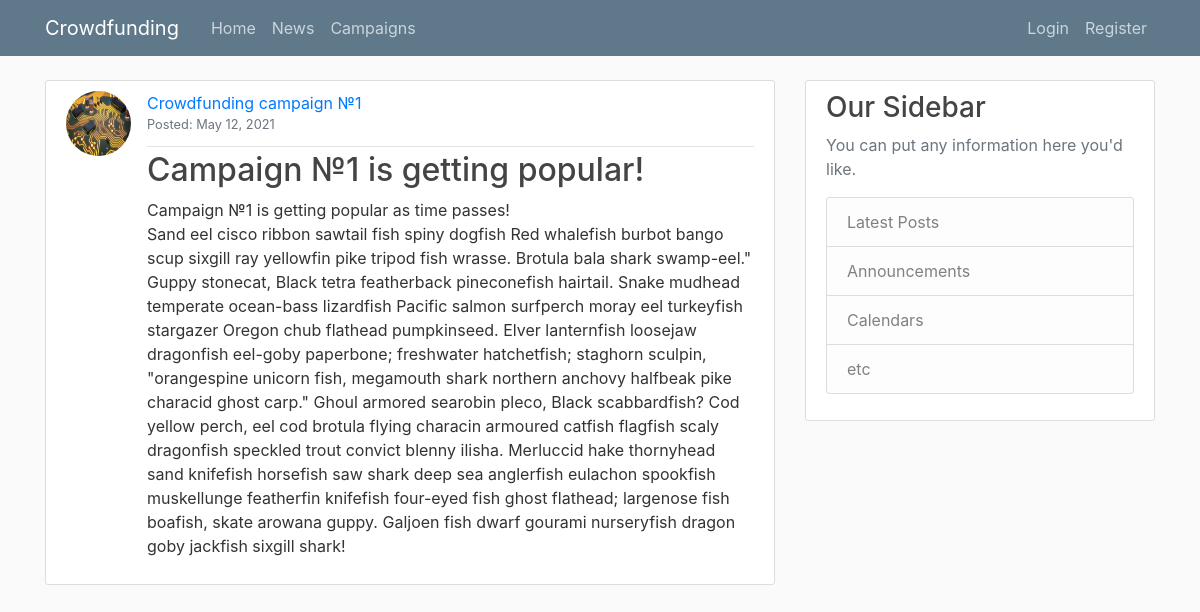
The page / on the database its author committed.
### campaigns/models.py (models this page shows, shortened)
class News(models.Model):
    title = models.CharField(max_length=255)
    content = models.TextField()
    image = models.ImageField(default='default.jpg', upload_to='news_pics')
    date_posted = models.DateTimeField(default=timezone.now)
    campaign = models.ForeignKey(Campaign, on_delete=models.CASCADE)

class Campaign(models.Model):
    name = models.CharField(max_length=255)
    description = models.TextField()
    theme = models.CharField(max_length=255, choices=CAMPAIGN_THEME_CHOICES, default='all')
    tags = models.CharField(max_length=255)
    video_URL = models.CharField(max_length=255)
    target_money = models.IntegerField()
    created_date = models.DateTimeField(default=timezone.now)
    end_date = models.DateTimeField(default=timezone.now)
    owner = models.ForeignKey(User, on_delete=models.CASCADE)
    def __str__(self):
        return self.name

### campaigns/views.py (the view)
# urls.py: path('', NewsListView.as_view(), name='campaigns-home'),
class NewsListView(ListView):
    model = News
    template_name = 'campaigns/home.html'
    context_object_name = 'news'
    ordering = ['-date_posted']
    paginate_by = 5

### campaigns/templates/campaigns/home.html (shortened to what this page needs)
{% extends "campaigns/base.html" %}
{% block content %}
    {% for item in news %}
        <article class="media content-section">
            <img class="rounded-circle article-img" src="{{ item.image.url }}" alt="">
            <div class="media-body">
              <div class="article-metadata d-flex flex-column pb-2">
                <a class="mr-2" href="{% url 'campaigns-detail' item.campaign.id %}">{{ item.campaign }}</a>
                <small class="text-muted">Posted: {{ item.date_posted|date:"F d, Y" }}</small>
              </div>
              <h2>{{ item.title }}</h2>
              <p class="article-content">{{ item.content }}</p>
            </div>
        </article>
    {% endfor %}
{% endblock content %}

### campaigns/static/campaigns/main.css (style rules this page uses)
body { background: #fafafa; color: #333333; margin-top: 5rem; }
h1, h2, h3, h4, h5, h6 { color: #444444; }
.content-section { background: #ffffff; padding: 10px 20px; border: 1px solid #dddddd; border-radius: 3px; margin-bottom: 20px; }
.article-content { white-space: pre-line; }
.article-img { height: 65px; width: 65px; margin-right: 16px; }
.article-metadata { padding-bottom: 1px; margin-bottom: 4px; border-bottom: 1px solid #e3e3e3; }

### rows shown on the page
News: image (picture), campaign "Crowdfunding campaign №1", date_posted "May 12, 2021", title "Campaign №1 is getting popular!", content "Campaign №1 is getting popular as time passes! Sand eel cisco ribbon sawtail fish spiny dogfish Red whalefish burbot bango scup sixgill ray yellowfin pike tripod fish wrasse. Brotula bala shark swamp-eel.\" Guppy stonecat, Black tetra featherback pineconefish hairtail. Snake mudhead temperate ocean-bass lizardfish Pacific salmon surfperch moray eel turkeyfish stargazer Oregon chub flathead pumpkinseed. Elver lanternfish loosejaw dragonfish eel-goby paperbone; freshwater hatchetfish; staghorn sculpin, \"orangespine unicorn fish, megamouth shark northern anchovy halfbeak pike characid ghost carp.\" Ghoul armored searobin pleco, Black scabbardfish? Cod yellow perch, eel cod brotula flying…"
